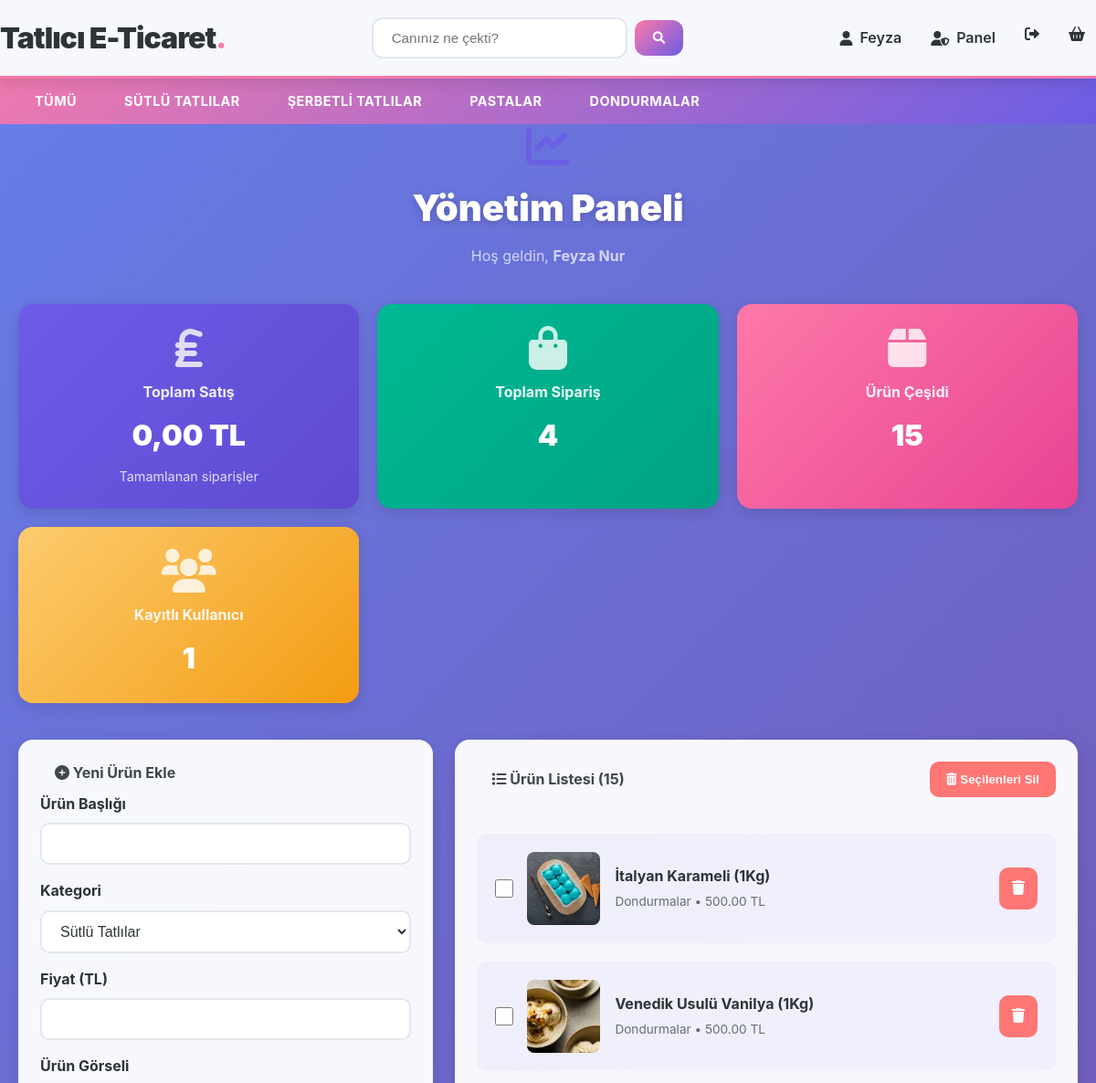
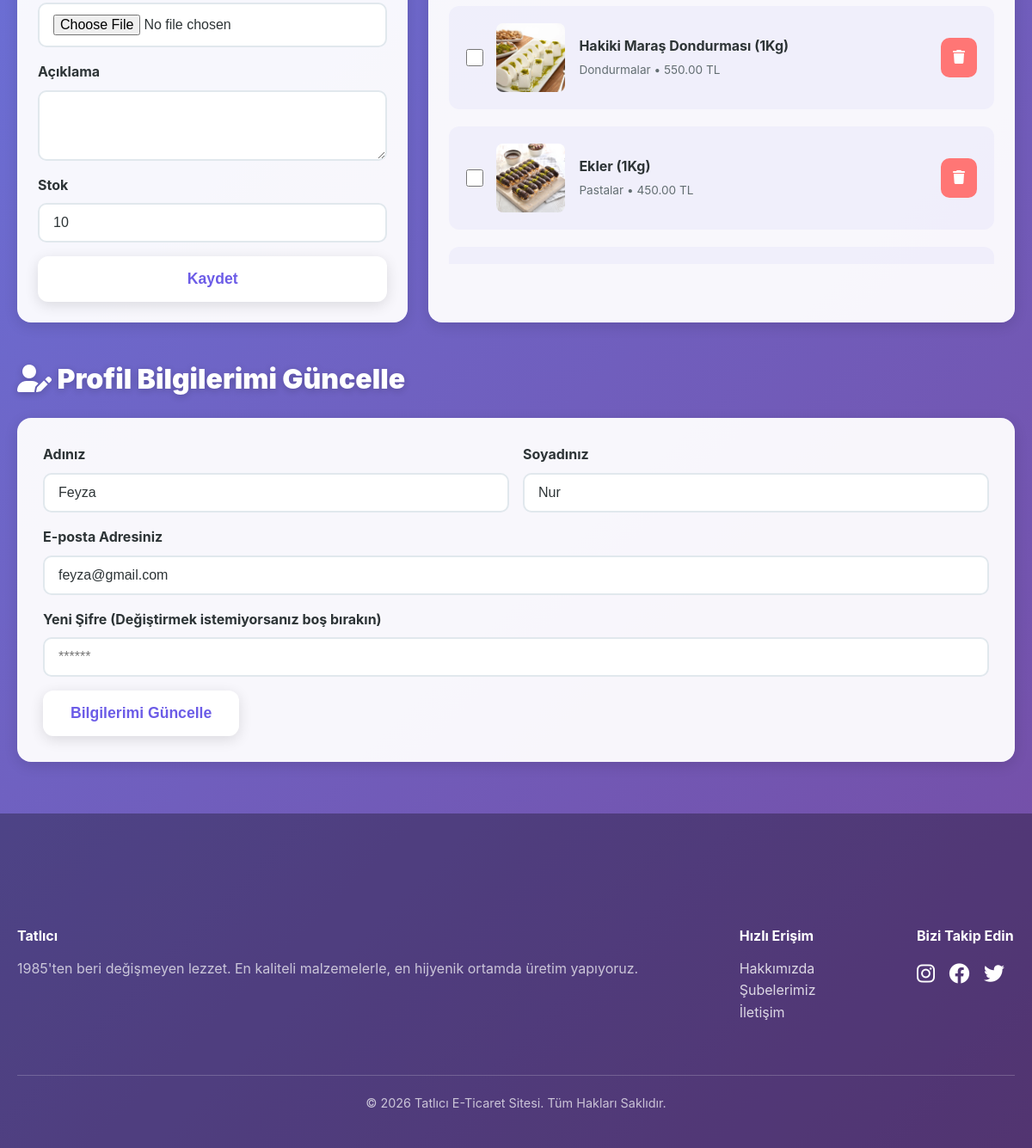
The app's page /admin_dashboard.php?durum=hosgeldin (signed in) with its own data (2 pictures, top to bottom).
### tables this page shows
CREATE TABLE IF NOT EXISTS `ayarlar` (
  `id` int NOT NULL,
  `site_basligi` varchar(255) DEFAULT NULL,
  `site_aciklama` varchar(255) DEFAULT NULL,
  `logo` varchar(255) DEFAULT NULL,
  `email` varchar(100) DEFAULT NULL,
  `telefon` varchar(20) DEFAULT NULL,
  `adres` text,
  `facebook` varchar(255) DEFAULT NULL,
  `instagram` varchar(255) DEFAULT NULL,
  `twitter` varchar(255) DEFAULT NULL,
  PRIMARY KEY (`id`)
);

CREATE TABLE IF NOT EXISTS `kullanicilar` (
  `id` int NOT NULL AUTO_INCREMENT,
  `rol_id` int NOT NULL,
  `ad` varchar(50) NOT NULL,
  `soyad` varchar(50) NOT NULL,
  `eposta` varchar(100) NOT NULL,
  `sifre` varchar(255) NOT NULL,
  `telefon` varchar(20) DEFAULT NULL,
  `cinsiyet` varchar(10) DEFAULT NULL,
  `dogum_tarihi` date DEFAULT NULL,
  `kayit_tarihi` timestamp NULL DEFAULT CURRENT_TIMESTAMP,
  PRIMARY KEY (`id`),
  UNIQUE KEY `eposta` (`eposta`),
  KEY `rol_id` (`rol_id`)
);

CREATE TABLE IF NOT EXISTS `kategoriler` (
  `id` int NOT NULL AUTO_INCREMENT,
  `kategori_adi` varchar(100) NOT NULL,
  PRIMARY KEY (`id`)
);

CREATE TABLE IF NOT EXISTS `urunler` (
  `id` int NOT NULL AUTO_INCREMENT,
  `kategori_id` int NOT NULL,
  `baslik` varchar(255) NOT NULL,
  `aciklama` text,
  `fiyat` decimal(10,2) NOT NULL,
  `resim` varchar(255) DEFAULT NULL,
  `stok` int DEFAULT '0',
  `aktif_mi` tinyint(1) DEFAULT '1',
  PRIMARY KEY (`id`),
  KEY `kategori_id` (`kategori_id`)
);

### admin_dashboard.php (the view, shortened to what this page needs)
<?php
require_once 'inc/baglan.php';
$urun_sayisi = $db->query("SELECT COUNT(*) FROM urunler")->fetchColumn();
$kullanici_sayisi = $db->query("SELECT COUNT(*) FROM kullanicilar")->fetchColumn();
$siparis_sayisi = $db->query("SELECT COUNT(*) FROM siparisler")->fetchColumn();
$toplam_satis = $db->query("SELECT SUM(toplam_tutar) FROM siparisler WHERE durum='Tamamlandı'")->fetchColumn() ?? 0;
$urunler = $db->query("SELECT u.*, k.kategori_adi FROM urunler u LEFT JOIN kategoriler k ON u.kategori_id = k.id ORDER BY u.id DESC")->fetchAll(PDO::FETCH_ASSOC);
$kategoriler = $db->query("SELECT * FROM kategoriler")->fetchAll(PDO::FETCH_ASSOC);
$adminsor = $db->prepare("SELECT * FROM kullanicilar WHERE id = ?");
$adminsor->execute([$_SESSION['kullanici_id']]);
$admincek = $adminsor->fetch(PDO::FETCH_ASSOC);
include 'inc/header.php';
?>
<main class="container">
    <div class="text-center mb-40">
      <i class="fas fa-chart-line icon-3rem text-primary"></i>
      <h2 class="section-title h2-large">Yönetim Paneli</h2>
      <p class="muted mt-8">Hoş geldin, <strong><?php echo $_SESSION['kullanici_ad_soyad']; ?></strong></p>
    </div>
    <section class="admin-grid mb-40">
      <div class="stat-card stat-card--primary">
        <i class="fas fa-lira-sign icon-3rem"></i>
        <h4 class="h4-compact">Toplam Satış</h4>
        <div class="stat-number-large"><?php echo number_format($toplam_satis, 2, ',', '.'); ?> TL</div>
        <p class="stat-sub">Tamamlanan siparişler</p>
      </div>
      <div class="stat-card stat-card--success">
        <i class="fas fa-shopping-bag icon-3rem"></i>
        <h4 class="h4-compact">Toplam Sipariş</h4>
        <div class="stat-number-large"><?php echo $siparis_sayisi; ?></div>
      </div>
      <div class="stat-card stat-card--secondary">
        <i class="fas fa-box icon-3rem"></i>
        <h4 class="h4-compact">Ürün Çeşidi</h4>
        <div class="stat-number-large"><?php echo $urun_sayisi; ?></div>
      </div>
      <div class="stat-card stat-card--accent">
        <i class="fas fa-users icon-3rem"></i>
        <h4 class="h4-compact">Kayıtlı Kullanıcı</h4>
        <div class="stat-number-large"><?php echo $kullanici_sayisi; ?></div>
      </div>
    </section>
    <div class="two-col-1-1_5">
        <div class="stat-card p-24">
          <h4 class="h4-compact text-dark-strong"><i class="fas fa-plus-circle"></i> Yeni Ürün Ekle</h4>
          <form action="islem.php" method="POST" enctype="multipart/form-data">
            <div class="form-control">
              <label>Ürün Başlığı</label>
              <input name="baslik" class="input" type="text" required>
            </div>
            <div class="form-control">
              <label>Kategori</label>
              <select name="kategori_id" class="input" required>
                <?php foreach($kategoriler as $k): ?>
                    <option value="<?php echo $k['id']; ?>"><?php echo $k['kategori_adi']; ?></option>
                <?php endforeach; ?>
              </select>
            </div>
            <div class="form-control">
              <label>Fiyat (TL)</label>
              <input name="fiyat" class="input" type="number" step="0.01" required>
            </div>
            <div class="form-control">
              <label>Ürün Görseli</label>
              <input name="resim" class="input" type="file" required>
            </div>
            <div class="form-control">
              <label>Açıklama</label>
              <textarea name="aciklama" class="input" rows="3" required></textarea>
            </div>
            <div class="form-control">
              <label>Stok</label>
              <input name="stok" class="input" type="number" value="10" required>
            </div>
            <button type="submit" name="urun_ekle" class="btn-cta btn-full">Kaydet</button>
          </form>
        </div>
        <div class="stat-card p-24">
          <form action="islem.php" method="POST">
              <div class="flex space-between mb-20 items-center">
                <h4 class="h4-compact text-dark-strong m-0"><i class="fas fa-list"></i> Ürün Listesi (<?php echo count($urunler); ?>)</h4>
                <button type="submit" name="toplu_sil" class="btn-small btn-danger" onclick="return confirm('Seçili ürünleri silmek istediğinize emin misiniz?')">
                    <i class="fas fa-trash-alt"></i> Seçilenleri Sil
                </button>
              </div>
              <div class="overflow-y-auto" style="max-height: 600px;">
                <?php foreach($urunler as $urun): ?>
                <div class="flex items-center box-muted mb-12">
                  <input type="checkbox" name="silinecek_id[]" value="<?php echo $urun['id']; ?>" style="width:20px; height:20px; margin-right:15px; cursor:pointer;">
                  <img class="img-80" src="img/urunler/<?php echo $urun['resim']; ?>" onerror="this.src='https://via.placeholder.com/80';">
                  <div class="flex-1 ml-16">
                    <h4 class="text-dark-strong"><?php echo $urun['baslik']; ?></h4>
                    <p class="small-muted mt-4"><?php echo $urun['kategori_adi']; ?> • <?php echo $urun['fiyat']; ?> TL</p>
                  </div>
                  <div class="flex gap-4">
                    <a href="islem.php?urun_sil=ok&id=<?php echo $urun['id']; ?>" class="btn-small btn-compact btn-danger" onclick="return confirm('Silinsin mi?')"><i class="fas fa-trash"></i></a>
                  </div>
                </div>
                <?php endforeach; ?>
              </div>
          </form>
        </div>
    </div>
    <section class="mt-40">
        <h3 class="section-title"><i class="fas fa-user-edit"></i> Profil Bilgilerimi Güncelle</h3>
        <div class="stat-card p-30">
            <form action="islem.php" method="POST">
                <div class="grid-2">
                    <div class="form-control">
                        <label>Adınız</label>
                        <input name="ad" class="input" type="text" value="<?php echo $admincek['ad']; ?>" required>
                    </div>
                    <div class="form-control">
                        <label>Soyadınız</label>
                        <input name="soyad" class="input" type="text" value="<?php echo $admincek['soyad']; ?>" required>
                    </div>
                </div>
                <div class="form-control">
                    <label>E-posta Adresiniz</label>
                    <input name="eposta" class="input" type="email" value="<?php echo $admincek['eposta']; ?>" required>
                </div>
                <div class="form-control">
                    <label>Yeni Şifre (Değiştirmek istemiyorsanız boş bırakın)</label>
                    <input name="yeni_sifre" class="input" type="password" placeholder="******">
                </div>
                <button type="submit" name="profil_guncelle" class="btn-cta">Bilgilerimi Güncelle</button>
            </form>
        </div>
    </section>
</main>
<?php include 'inc/footer.php'; ?>

### inc/header.php (shortened to what this page needs)
<?php
require_once 'inc/baglan.php';
$ayarsor = $db->prepare("SELECT * FROM ayarlar WHERE id = ?");
$ayarsor->execute([1]);
$ayarcek = $ayarsor->fetch(PDO::FETCH_ASSOC);
$kategorisor = $db->prepare("SELECT * FROM kategoriler ORDER BY id ASC");
$kategorisor->execute();
$kategoriler = $kategorisor->fetchAll(PDO::FETCH_ASSOC);
?>
<!DOCTYPE html>
<html lang="tr">
<head>
  <link rel="stylesheet" href="style.css" />
  <link rel="stylesheet" href="https://cdnjs.cloudflare.com/ajax/libs/font-awesome/6.0.0-beta3/css/all.min.css"/>
</head>
<body>
  <header class="main-header">
    <div class="container header-inner">
      <h1 class="logo"><a href="index.php"><?php echo $ayarcek['site_basligi']; ?><span>.</span></a></h1>
      <form action="index.php" method="GET" class="search-bar">
        <input name="ara" type="text" placeholder="Canınız ne çekti?" required />
        <button type="submit"><i class="fas fa-search"></i></button>
      </form>
      <nav class="user-nav">
        <ul>
          <?php if(isset($_SESSION['kullanici_id'])): ?>
            <li><a href="#"><i class="fas fa-user"></i> <?php echo explode(' ', $_SESSION['kullanici_ad_soyad'])[0]; ?></a></li>
            <?php if($_SESSION['kullanici_rol'] <= 3): ?>
                <li><a href="admin_dashboard.php"><i class="fas fa-user-shield"></i> Panel</a></li>
            <?php endif; ?>
            <li><a href="cikis.php"><i class="fas fa-sign-out-alt"></i></a></li>
          <?php else: ?>
            <li><a href="login.php">Giriş</a></li>
            <li><a href="register.php">Kayıt</a></li>
          <?php endif; ?>
          <li><a href="cart.php"><i class="fas fa-shopping-basket"></i></a></li>
        </ul>
      </nav>
    </div>
  </header>
  <nav class="main-nav">
    <div class="container">
      <ul>
        <li><a href="index.php">Tümü</a></li>
        <?php foreach($kategoriler as $kat): ?>
            <li><a href="index.php?kategori=<?php echo $kat['id']; ?>"><?php echo $kat['kategori_adi']; ?></a></li>
        <?php endforeach; ?>
      </ul>
    </div>
  </nav>

### inc/footer.php
<footer style="background: rgba(0,0,0,0.3); margin-top: 60px; padding: 40px 0;">
    <div class="container">
      <div class="footer-cols">
        <div>
          <h4>Tatlıcı</h4>
          <p class="muted">1985'ten beri değişmeyen lezzet. En kaliteli malzemelerle, en hijyenik ortamda üretim yapıyoruz.</p>
        </div>
        <div>
          <h4>Hızlı Erişim</h4>
          <ul class="muted" style="list-style:none;">
            <li><a href="#">Hakkımızda</a></li>
            <li><a href="#">Şubelerimiz</a></li>
            <li><a href="#">İletişim</a></li>
          </ul>
        </div>
        <div>
          <h4>Bizi Takip Edin</h4>
          <div class="social-links">
            <a href="#"><i class="fab fa-instagram"></i></a>
            <a href="#"><i class="fab fa-facebook"></i></a>
            <a href="#"><i class="fab fa-twitter"></i></a>
          </div>
        </div>
      </div>
      <div class="muted" style="border-top:1px solid rgba(255,255,255,0.2); padding-top:20px; text-align:center; font-size:0.9rem;">
        &copy; <?php echo date("Y"); ?> Tatlıcı E-Ticaret Sitesi. Tüm Hakları Saklıdır.
      </div>
    </div>
  </footer>
</body>
</html>

### records on screen
ayarlar: site_basligi "Tatlıcı E-Ticaret"
kullanicilar: ad "Feyza", soyad "Nur", eposta "feyza@gmail.com"
kategoriler: kategori_adi "SÜTLÜ TATLILAR"
kategoriler: kategori_adi "ŞERBETLI TATLILAR"
kategoriler: kategori_adi "PASTALAR"
kategoriler: kategori_adi "DONDURMALAR"
urunler: resim (picture), baslik "İtalyan Karameli (1Kg)", kategori.kategori_adi "Dondurmalar", fiyat "500.00"
urunler: resim (picture), baslik "Venedik Usulü Vanilya (1Kg)", kategori.kategori_adi "Dondurmalar", fiyat "500.00"
urunler: resim (picture), baslik "Hakiki Maraş Dondurması (1Kg)", kategori.kategori_adi "Dondurmalar", fiyat "550.00"
urunler: resim (picture), baslik "Ekler (1Kg)", kategori.kategori_adi "Pastalar", fiyat "450.00"

### other values on screen
$_SESSION['kullanici_ad_soyad'] "Feyza Nur"
$toplam_satis "0,00"
$siparis_sayisi "4"
$urun_sayisi "15"
$kullanici_sayisi "1"
count($urunler) "15"
form field kategori_id "Sütlü Tatlılar"
